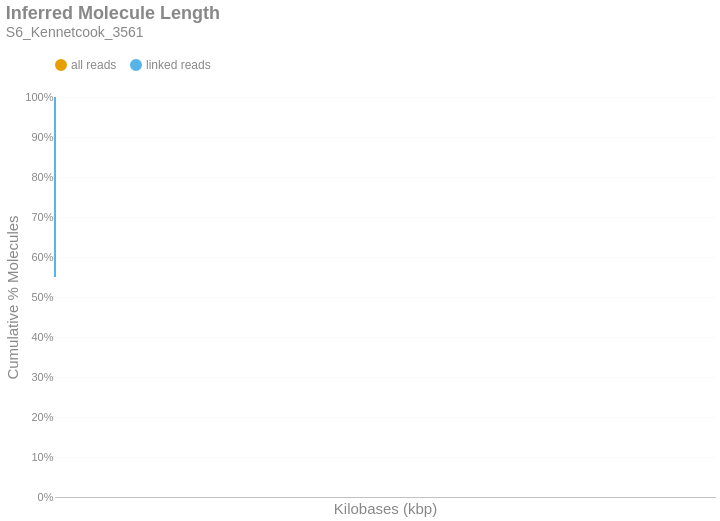

Source (notebook cell):
### Markdown cell above
### Inferred Molecule Length
This is the cumulative frequency distribution of molecule lengths inferred from the first and last alignment positions along a contig for all alignments associated with a single linked-read barcode on a given contig.There are two distributions: one with `all` the alignments (yellow) and another with only `linked reads` (blue). The percent of molecules in the `linked reads` distribution is relative to the total number of linked molecules.

### Code cell
if SKIPLR:
    print_html(f"Skipped")
else:
    binned_df = consolidated_hist(valids['length_inferred']/1000, mask, 10, True)
    binned_df = binned_df.with_columns(
        pl.when(pl.col('bin').cast(pl.Utf8) == '0').then(pl.lit('1')).otherwise(pl.col('bin').cast(pl.Utf8)).alias('bin')
    )
    with SafeRender(binned_df):
        (
            density_plot(binned_df, 'Inferred Molecule Length', samplename, 'inferredlen')
            .transform_calculate(bin_kb='datum.bin / 1000')
            .encode(
                x=alt.X('bin_kb:Q', title="Kilobases (kbp)").scale(type='log', padding=0).axis(labelAngle=-40),
                y=alt.Y('value:Q', title='Cumulative % Molecules')
                    .axis(format='%')
                    .stack(False)
                    .scale(domainMin=0, domainMax=1,padding=0),
                color=alt.Color("key:N").scale(domain = ["all reads", "linked reads"]),
                tooltip = [
                    alt.Tooltip("key:N", title = "Data Type"),
                    alt.Tooltip("range_label:N", title="Kilobases"),
                    alt.Tooltip("value:Q", format = ".2%", title="% Molecules (Cum.)")
                ]
            )
        ).display()

### Figure 1 — Vega-Lite specification as saved in the notebook (floating-point values rounded to 4 significant figures; data arrays with more than 128 entries replaced by an {"elided": "..."} marker saying what was removed)
{"width": "container", "height": 400, "config": {"title": {"anchor": "start", "dy": -15, "fontSize": 18, "color": "#888888", "subtitleColor": "#888888", "subtitleFontSize": 14}, "arc": {"fill": "#0072B2"}, "axis": {"domainColor": "#888888", "domainWidth": 0.5, "gridWidth": 0.2, "grid": false, "titleFontWeight": 400, "titleFontSize": 15, "labelFontSize": 11, "labelColor": "#888888", "tickColor": "#888888", "tickWidth": 0.2, "titleColor": "#888888"}, "axisBand": {"grid": false}, "axisX": {"grid": true, "tickSize": 10, "domainCap": "round"}, "axisY": {"domain": false, "grid": true, "tickSize": 0, "domainCap": "round"}, "background": "transparent", "header": {"labelFontSize": 15, "labelColor": "#888888", "titleFontSize": 15, "titleFontWeight": 600, "titleColor": "#888888"}, "legend": {"labelFont": "sans-serif", "labelFontSize": 12, "labelColor": "#888888", "symbolSize": 100, "symbolType": "circle", "titleFontSize": 12, "titlePadding": 10, "titleColor": "#888888", "title": null, "orient": "top"}, "range": {"category": ["#E69F00", "#56B4E9", "#009E73", "#F0E442", "#0072B2", "#D55E00", "#CC79A7", "#000000"], "diverging": ["#cfe8f3", "#a2d4ec", "#73bfe2", "#46abdb", "#1696d2", "#12719e"]}, "area": {"fill": "#0072B2", "fillOpacity": 0.7, "line": true, "strokeOpacity": 0.7}, "line": {"color": "#0072B2", "stroke": "#0072B2", "strokeWidth": 2}, "trail": {"color": "#0072B2", "stroke": "#0072B2", "strokeWidth": 0, "size": 1}, "point": {"filled": true, "fillOpacity": 1.0, "size": 95}, "text": {"color": "#888888", "fontSize": 11, "align": "right", "fontWeight": 400, "size": 11}, "bar": {"fill": "#0072B2", "stroke": null}, "view": {"stroke": null, "continuousWidth": 660, "continuousHeight": 400}}, "data": {"name": "data-1b1a28995b0f07aed5bc5d4e59af4c00"}, "mark": {"type": "line", "interpolate": "monotone", "point": {"opacity": 0, "size": 275}}, "encoding": {"color": {"field": "key", "scale": {"domain": ["all reads", "linked reads"]}, "type": "nominal"}, "tooltip": [{"field": "key", "title": "Data Type", "type": "nominal"}, {"field": "range_label", "title": "Kilobases", "type": "nominal"}, {"field": "value", "format": ".2%", "title": "% Molecules (Cum.)", "type": "quantitative"}], "x": {"axis": {"labelAngle": -40}, "field": "bin_kb", "scale": {"type": "log", "padding": 0}, "title": "Kilobases (kbp)", "type": "quantitative"}, "y": {"axis": {"format": "%"}, "field": "value", "scale": {"domainMin": 0, "domainMax": 1, "padding": 0}, "stack": false, "title": "Cumulative % Molecules", "type": "quantitative"}}, "params": [{"name": "param_c36ac31b6afebe62", "select": {"type": "point", "fields": ["key"]}, "bind": "legend"}], "title": {"text": "Inferred Molecule Length", "subtitle": "S6_Kennetcook_3561"}, "transform": [{"fold": ["all reads (cumsum)", "linked reads (cumsum)"]}, {"calculate": "replace(datum.key, ' (cumsum)', '')", "as": "key"}, {"filter": {"param": "param_c36ac31b6afebe62"}}, {"calculate": "datum.bin / 1000", "as": "bin_kb"}], "usermeta": {"embedOptions": {"downloadFileName": "S6_Kennetcook_3561.inferredlen"}}, "$schema": "https://vega.github.io/schema/vega-lite/v6.1.0.json", "datasets": {"data-1b1a28995b0f07aed5bc5d4e59af4c00": {"elided": "772 records"}}}
